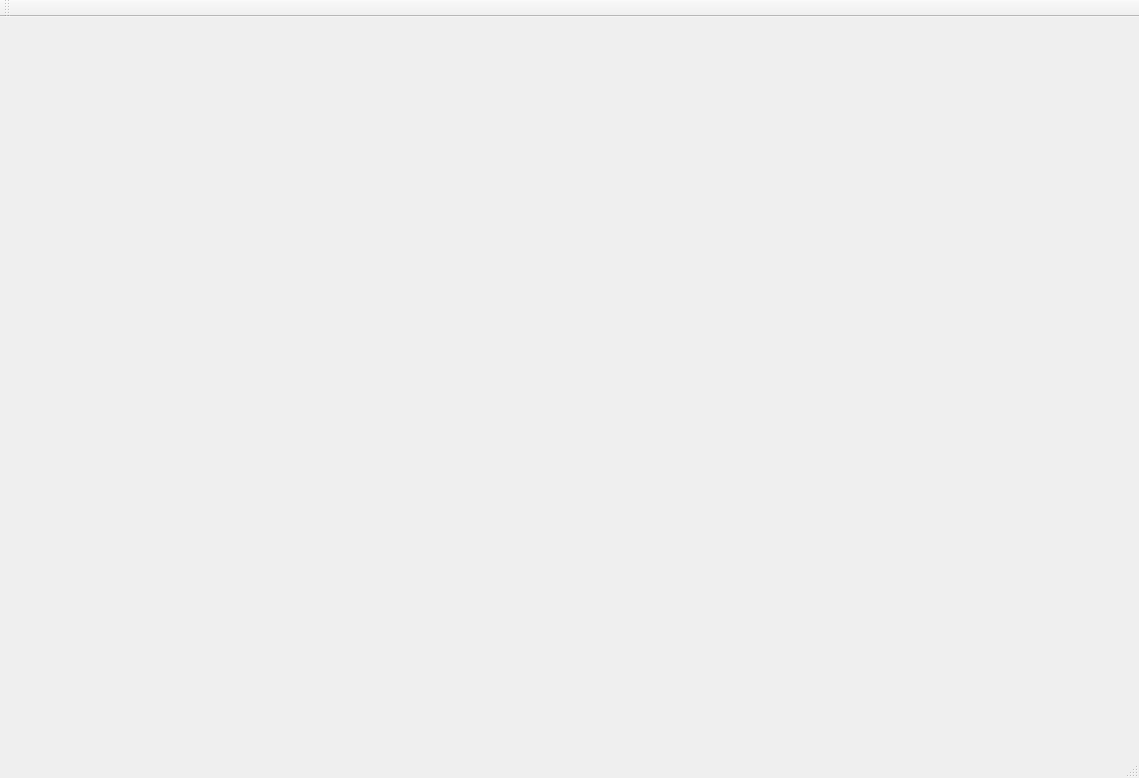
<?xml version="1.0" encoding="UTF-8"?>
<ui version="4.0">
 <class>MainWindow</class>
 <widget class="QMainWindow" name="MainWindow">
  <property name="geometry">
   <rect>
    <x>0</x>
    <y>0</y>
    <width>1139</width>
    <height>778</height>
   </rect>
  </property>
  <property name="windowTitle">
   <string>PQKit QT Sample</string>
  </property>
  <widget class="QWidget" name="centralwidget"/>
  <widget class="QMenuBar" name="menubar">
   <property name="geometry">
    <rect>
     <x>0</x>
     <y>0</y>
     <width>1139</width>
     <height>23</height>
    </rect>
   </property>
  </widget>
  <widget class="QStatusBar" name="statusbar"/>
  <widget class="QToolBar" name="toolBar">
   <property name="windowTitle">
    <string>toolBar</string>
   </property>
   <attribute name="toolBarArea">
    <enum>TopToolBarArea</enum>
   </attribute>
   <attribute name="toolBarBreak">
    <bool>false</bool>
   </attribute>
  </widget>
  <action name="actionOpenRobx">
   <property name="text">
    <string>打开工程</string>
   </property>
  </action>
  <action name="actionInsertpath">
   <property name="text">
    <string>导入轨迹</string>
   </property>
  </action>
  <action name="actionCompile">
   <property name="text">
    <string>编译</string>
   </property>
  </action>
  <action name="actionSimulate">
   <property name="text">
    <string>仿真</string>
   </property>
  </action>
 </widget>
 <resources/>
 <connections/>
</ui>
